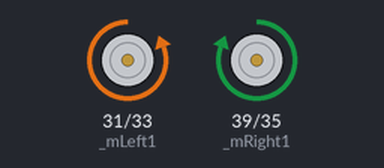
A sketch run on a simulated Arduino Mega 2560, built with avr-gcc and run on an emulated ATmega2560. Shown: motor-driver pin pairs drawn as motors (green arrow = first pin HIGH = forward, orange = second pin HIGH = backward, longer = more drive).

Above: at 0.05 s.
At 2.1 s:
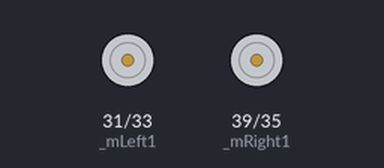
Timing chart, 0 to 5.3 s (numbered marks = the images above):
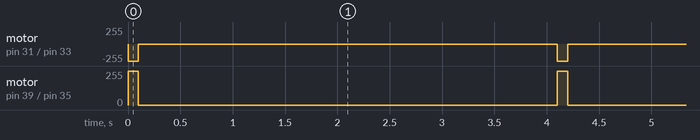

The sketch:

motor_driver.ino
```cpp
int _mLeft1 = 31;
int _mLeft2 = 33;
int _mRight1 = 39;
int _mRight2 = 35;

void setup()
{
  pinMode(_mLeft1, OUTPUT);
  pinMode(_mLeft2, OUTPUT);
  pinMode(_mRight1, OUTPUT);
  pinMode(_mRight2, OUTPUT);
}

void loop()
{
  turnright(100);
  //moveAnalogMotor(250, 0, 250, 130);
  //forward();
  delay(2000);
  stopmove();
  delay(2000);
  //delay(2000);
  //backward();
  //delay(2000);
  //stopmove();
  //delay(2000);
  //turnleft();
  //delay(2000);
  //stopmove();
  //delay(2000);
  //turnright();
  //delay(2000);
  //stopmove();
  //delay(2000);
}


void forward()
{
  moveMotor(LOW, HIGH, LOW, HIGH);
}

void turnleft(int sec)
{
  moveMotor(HIGH, LOW, LOW, HIGH);
  delay(sec);
  stopmove();
}

void turnright(int sec)
{
  moveMotor(LOW, HIGH, HIGH, LOW);
  delay(sec);
  stopmove();
}

void backward()
{
  moveMotor(HIGH, LOW, HIGH, LOW);
}

void stopmove()
{
  moveMotor(LOW, LOW, LOW, LOW);
}

void moveMotor(int l1, int l2, int r1, int r2)
{
  digitalWrite(_mLeft1, l1);
  digitalWrite(_mLeft2, l2);
  digitalWrite(_mRight1, r1);
  digitalWrite(_mRight2, r2);
}
```

Measured:
- by itself, motor on pin 31 (_mLeft1) / pin 33 (_mLeft2): alternates backward 255/255 for 0.10 s and stopped for 4.0 s
- by itself, motor on pin 39 (_mRight1) / pin 35 (_mRight2): alternates forward 255/255 for 0.10 s and stopped for 4.0 s
